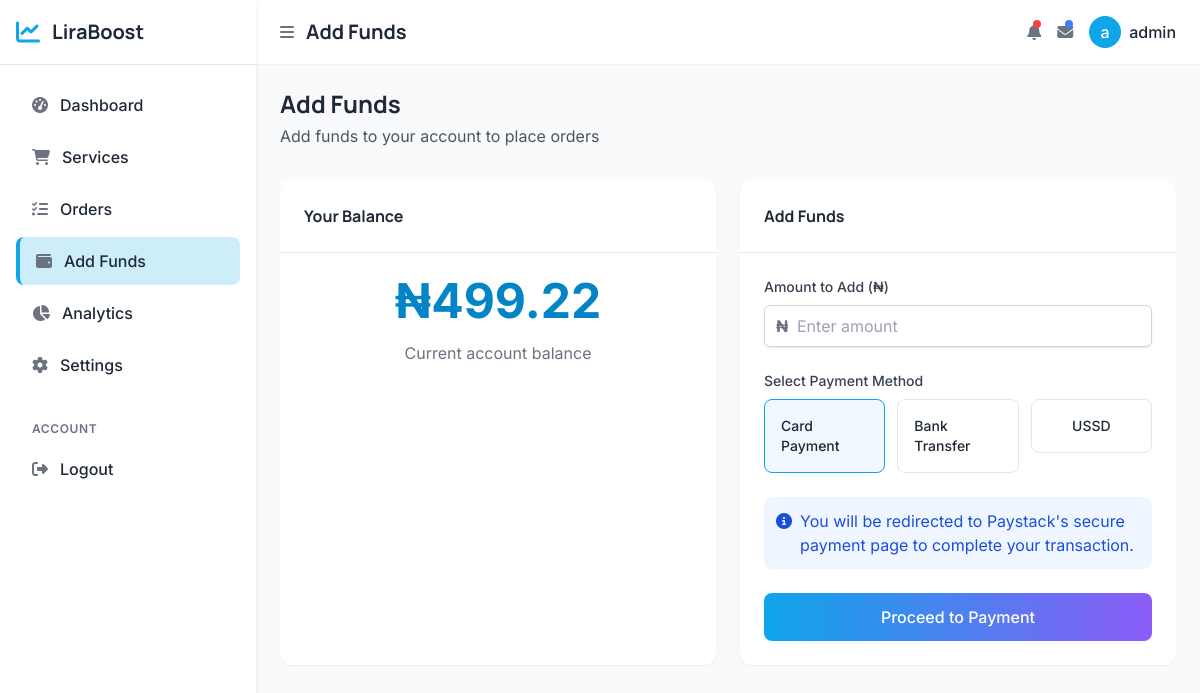
The page /add-funds/ (signed in) on the database as committed earlier.
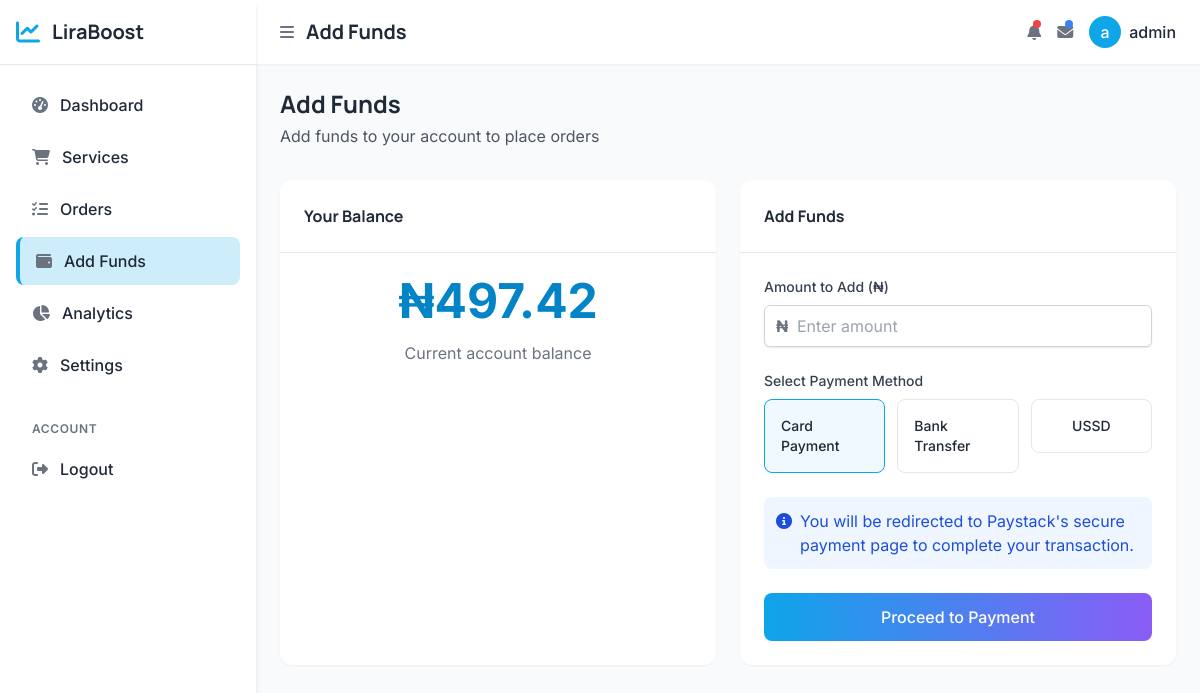
The same page on the database as committed later.
### core/models.py (models this page shows, shortened)
class UserBalance(models.Model):
    user = models.OneToOneField(User, on_delete=models.CASCADE)
    balance = models.DecimalField(max_digits=10, decimal_places=2, default=0)

### core/views.py (the view)
# urls.py: path('add-funds/', views.add_funds, name='add_funds'),
@login_required
def add_funds(request):
    user_balance = UserBalance.objects.get_or_create(user=request.user)[0]
    form = AddFundsForm()
    return render(request, 'add_funds.html', {
        'user_balance': user_balance,
        'form': form,
        'paystack_public_key': settings.PAYSTACK_PUBLIC_KEY
    })

### core/forms.py
class AddFundsForm(forms.Form):
    PAYMENT_CHOICES = [
        ('paypal', 'PayPal'),
        ('credit_card', 'Credit Card'),
        ('crypto', 'Cryptocurrency'),
    ]
    amount = forms.DecimalField(
        min_value=5.00,
        decimal_places=2,
        widget=forms.NumberInput(attrs={
            'class': 'form-control',
            'placeholder': 'Enter amount',
            'min': '5',
            'step': '0.01'
        })
    )
    payment_method = forms.ChoiceField(
        choices=PAYMENT_CHOICES,
        widget=forms.RadioSelect(attrs={'class': 'form-check-input'})
    )

### core/models.py (called while the page is built)
    @classmethod
    def get_settings(cls):
        settings, created = cls.objects.get_or_create(pk=1)
        return settings

### core/templates/add_funds.html (shortened to what this page needs)
{% extends 'dash_base.html' %}
{% block page_title %}Add Funds{% endblock %}
{% block content %}
<div class="animate-fade-in">
    <div class="flex flex-col md:flex-row justify-between items-start md:items-center mb-6 md:mb-8">
        <div class="w-full md:w-auto mb-4 md:mb-0">
            <h2 class="text-xl md:text-2xl font-display font-bold text-gray-800 mb-1">Add Funds</h2>
            <p class="text-gray-600">Add funds to your account to place orders</p>
        </div>
    </div>
    <div class="grid grid-cols-1 lg:grid-cols-2 gap-6">
        <div class="bg-white rounded-xl shadow-sm overflow-hidden animate-slide-up">
            <div class="p-4 md:p-6 border-b">
                <h3 class="font-display font-bold text-gray-800 text-sm md:text-base">Your Balance</h3>
            </div>
            <div class="p-6 text-center">
                <h2 class="text-4xl md:text-5xl font-bold text-primary-600 mb-4">₦{{ user_balance.balance|floatformat:2 }}</h2>
                <p class="text-gray-500">Current account balance</p>
            </div>
        </div>
        <div class="bg-white rounded-xl shadow-sm overflow-hidden animate-slide-up" style="animation-delay: 0.1s;">
            <div class="p-4 md:p-6 border-b">
                <h3 class="font-display font-bold text-gray-800 text-sm md:text-base">Add Funds</h3>
            </div>
            <div class="p-4 md:p-6">
                <form method="post" action="{% url 'process_payment' %}" id="payment-form">
                    <div class="mb-6">
                        <label for="amount" class="block text-sm font-medium text-gray-700 mb-2">Amount to Add (₦)</label>
                        <div class="relative rounded-md shadow-sm">
                            <div class="absolute inset-y-0 left-0 pl-3 flex items-center pointer-events-none">
                                <span class="text-gray-500 font-bold">₦</span>
                            </div>
                            {{ form.amount }}
                        </div>
                    </div>
                    <div class="mb-6">
                        <label class="block text-sm font-medium text-gray-700 mb-2">Select Payment Method</label>
                        <div class="grid grid-cols-1 sm:grid-cols-3 gap-3">
                            {% for value, label in form.payment_method.field.choices %}
                                <div>
                                    <label for="id_payment_method_{{ forloop.counter0 }}"
                                           class="block p-4 border border-gray-200 rounded-lg cursor-pointer transition-all duration-200
                                                  hover:border-primary-300 peer-checked:border-primary-500 peer-checked:bg-primary-50">
                                        <div class="flex flex-col items-center">
                                            <span class="text-sm font-medium">{{ label }}</span>
                                        </div>
                                    </label>
                                </div>
                            {% endfor %}
                        </div>
                    </div>
                    <div class="p-3 rounded-lg bg-blue-50 text-blue-700 mb-6">
                        <div class="flex items-start">
                            <i class="fas fa-info-circle mt-1 mr-2"></i>
                            <p>You will be redirected to Paystack's secure payment page to complete your transaction.</p>
                        </div>
                    </div>
                    <button type="submit"
                            class="w-full px-4 py-3 bg-gradient-to-r from-primary-500 to-secondary-500 text-white rounded-lg
                                   hover:from-primary-600 hover:to-secondary-600 transition-colors duration-300 font-medium">
                        Proceed to Payment
                    </button>
                </form>
            </div>
        </div>
    </div>
</div>
{% endblock %}

Rows that differ between the two databases and show on the page:
changed UserBalance: balance "499.22" → "497.42"
